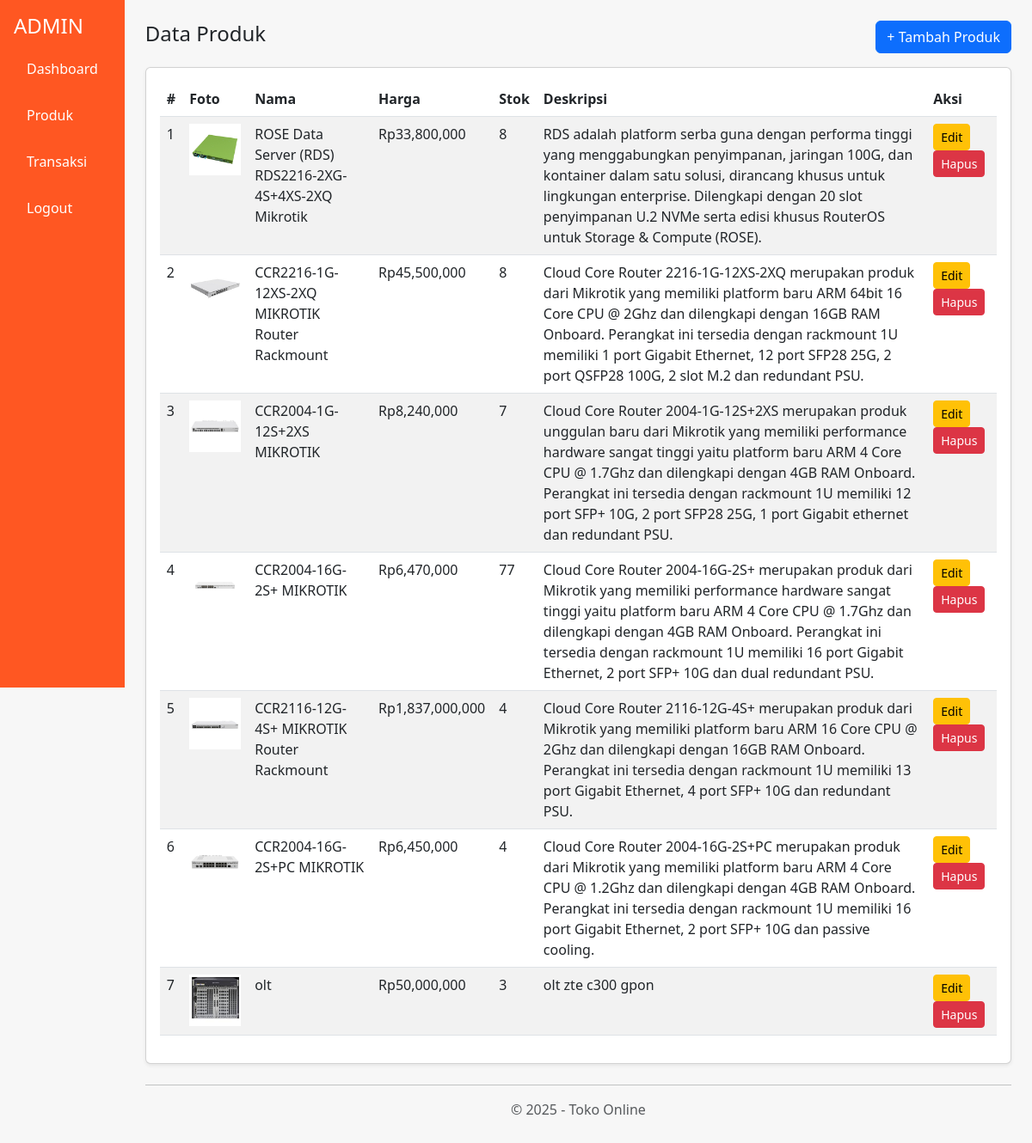
/admin/produk.php (signed in), run on the app's committed database.
### tables this page shows
CREATE TABLE `produk` (
  `id` int(11) NOT NULL,
  `nama` varchar(255) NOT NULL,
  `harga` int(11) NOT NULL,
  `stok` int(11) NOT NULL DEFAULT 0,
  `deskripsi` text DEFAULT NULL,
  `foto` varchar(255) DEFAULT NULL,
  `created_at` timestamp NOT NULL DEFAULT current_timestamp()
);

### admin/produk.php (the view, shortened to what this page needs)
<?php
include '../config/db.php';
?>
<!DOCTYPE html>
<html lang="id">
<head>
  <link href="https://cdn.jsdelivr.net/npm/bootstrap@5.3.0/dist/css/bootstrap.min.css" rel="stylesheet">
</head>
<body>
  <div class="d-flex">
    <div class="sidebar p-3">
      <h4 class="text-white">ADMIN</h4>
      <a href="index.php">Dashboard</a>
      <a href="produk.php">Produk</a>
      <a href="transaksi.php">Transaksi</a>
      <a href="logout.php" onclick="return confirm('Yakin ingin logout?')">Logout</a>
    </div>
    <div class="container-fluid p-4">
      <div class="d-flex justify-content-between align-items-center mb-3">
        <h4>Data Produk</h4>
        <a href="tambah.php" class="btn btn-primary">+ Tambah Produk</a>
      </div>
      <div class="card shadow-sm">
        <div class="card-body table-responsive">
          <table class="table table-striped">
            <thead>
              <tr>
                <th>#</th>
                <th>Foto</th>
                <th>Nama</th>
                <th>Harga</th>
                <th>Stok</th>
                <th>Deskripsi</th>
                <th>Aksi</th>
              </tr>
            </thead>
            <tbody>
              <?php
              $no = 1;
              $result = mysqli_query($conn, "SELECT * FROM produk ORDER BY id DESC");
              while ($row = mysqli_fetch_assoc($result)) {
              ?>
              <tr>
                <td><?= $no++ ?></td>
                <td><img src="../assets/produk/<?= $row['foto'] ?>" class="thumbnail"></td>
                <td><?= htmlspecialchars($row['nama']) ?></td>
                <td>Rp<?= number_format($row['harga']) ?></td>
                <td><?= $row['stok'] ?></td>
                <td><?= htmlspecialchars($row['deskripsi']) ?></td>
                <td>
                  <a href="edit.php?id=<?= $row['id'] ?>" class="btn btn-sm btn-warning">Edit</a>
                  <a href="?hapus=<?= $row['id'] ?>" onclick="return confirm('Hapus produk ini?')" class="btn btn-sm btn-danger">Hapus</a>
                </td>
              </tr>
              <?php } ?>
            </tbody>
          </table>
        </div>
      </div>
      <hr class="mt-4">
      <p class="text-muted text-center">&copy; <?= date('Y') ?> - Toko Online</p>
    </div>
  </div>
</body>
</html>

### admin/produk.php (style rules this page uses)
body { background-color: #f7f7f7; }
.sidebar { height: 100vh; background-color: #ff5722; }
.sidebar a { color: white; text-decoration: none; display: block; padding: 15px; }
img.thumbnail { width: 60px; height: 60px; object-fit: cover; }

### data on the page
produk: foto (picture), nama "ROSE Data Server (RDS) RDS2216-2XG-4S+4XS-2XQ Mikrotik", harga "33,800,000", stok "8", deskripsi "RDS adalah platform serba guna dengan performa tinggi yang menggabungkan penyimpanan, jaringan 100G, dan kontainer dalam satu solusi, dirancang khusus untuk lingkungan enterprise. Dilengkapi dengan 20 slot penyimpanan U.2 NVMe serta edisi khusus RouterOS untuk Storage & Compute (ROSE)."
produk: foto (picture), nama "CCR2216-1G-12XS-2XQ MIKROTIK Router Rackmount", harga "45,500,000", stok "8", deskripsi "Cloud Core Router 2216-1G-12XS-2XQ merupakan produk dari Mikrotik yang memiliki platform baru ARM 64bit 16 Core CPU @ 2Ghz dan dilengkapi dengan 16GB RAM Onboard. Perangkat ini tersedia dengan rackmount 1U memiliki 1 port Gigabit Ethernet, 12 port SFP28 25G, 2 port QSFP28 100G, 2 slot M.2 dan redundant PSU."
produk: foto (picture), nama "CCR2004-1G-12S+2XS MIKROTIK", harga "8,240,000", stok "7", deskripsi "Cloud Core Router 2004-1G-12S+2XS merupakan produk unggulan baru dari Mikrotik yang memiliki performance hardware sangat tinggi yaitu platform baru ARM 4 Core CPU @ 1.7Ghz dan dilengkapi dengan 4GB RAM Onboard. Perangkat ini tersedia dengan rackmount 1U memiliki 12 port SFP+ 10G, 2 port SFP28 25G, 1 port Gigabit ethernet dan redundant PSU."
produk: foto (picture), nama "CCR2004-16G-2S+ MIKROTIK", harga "6,470,000", stok "77", deskripsi "Cloud Core Router 2004-16G-2S+ merupakan produk dari Mikrotik yang memiliki performance hardware sangat tinggi yaitu platform baru ARM 4 Core CPU @ 1.7Ghz dan dilengkapi dengan 4GB RAM Onboard. Perangkat ini tersedia dengan rackmount 1U memiliki 16 port Gigabit Ethernet, 2 port SFP+ 10G dan dual redundant PSU."
produk: foto (picture), nama "CCR2116-12G-4S+ MIKROTIK Router Rackmount", harga "1,837,000,000", stok "4", deskripsi "Cloud Core Router 2116-12G-4S+ merupakan produk dari Mikrotik yang memiliki platform baru ARM 16 Core CPU @ 2Ghz dan dilengkapi dengan 16GB RAM Onboard. Perangkat ini tersedia dengan rackmount 1U memiliki 13 port Gigabit Ethernet, 4 port SFP+ 10G dan redundant PSU."
produk: foto (picture), nama "CCR2004-16G-2S+PC MIKROTIK", harga "6,450,000", stok "4", deskripsi "Cloud Core Router 2004-16G-2S+PC merupakan produk dari Mikrotik yang memiliki platform baru ARM 4 Core CPU @ 1.2Ghz dan dilengkapi dengan 4GB RAM Onboard. Perangkat ini tersedia dengan rackmount 1U memiliki 16 port Gigabit Ethernet, 2 port SFP+ 10G dan passive cooling."
produk: foto (picture), nama "olt", harga "50,000,000", stok "3", deskripsi "olt zte c300 gpon"
